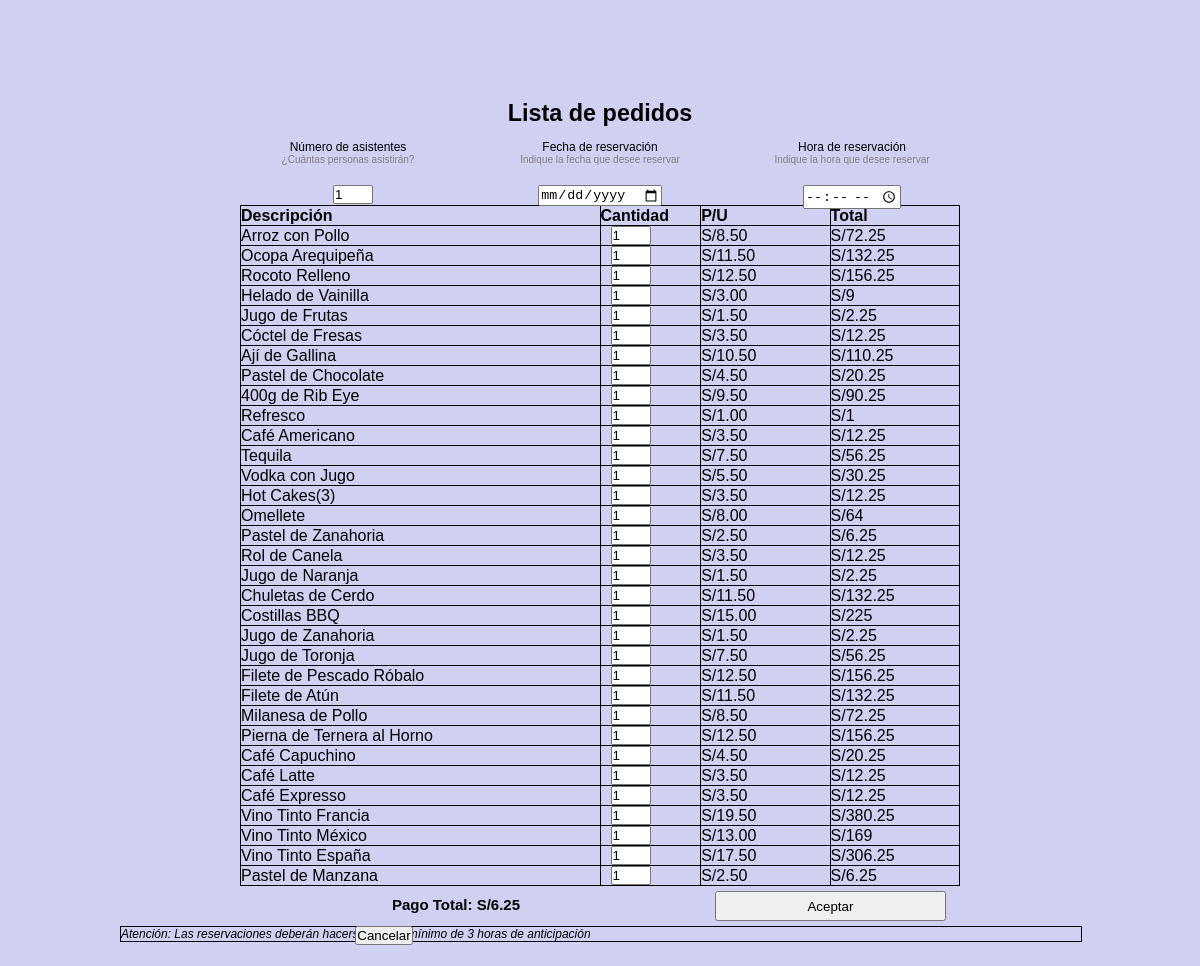
/Restaurant/lista_pedidos.php, run on the app's committed database.
### tables this page shows
CREATE TABLE productos (
	id_prod tinyint PRIMARY KEY AUTO_INCREMENT,
	nombre varchar(30) UNIQUE NOT NULL,
	disponible bit NOT NULL, 
	precio numeric(5,2) NOT NULL,
	imagen varchar(200) NOT NULL
);

### Restaurant/lista_pedidos.php (the view, shortened to what this page needs)
<?php
include('conexion.php');
?>
<html>
<head>
	<link rel="stylesheet" type="text/css" href="css/pedidos.css">
</head>
<body>
	<form method="post" action="confirmar_pedido.php">
		<div class="title">
			<h3>Lista de pedidos</h3>
		</div>
		<div id="reserva">
			<div class="r nro-personas">
				<div class="subt">
					<label>Número de asistentes</label>
					<p>¿Cuántas personas asistirán?</p>
				</div>
				<input type="number" name="nro_p" id="nro_p" min="1" max="99" maxlength="2" value="1" style="width: 40px; margin-left: 10px;" required>
			</div>
			<div class="r fecha-r">
				<div class="subt">
					<label>Fecha de reservación</label>
					<p>Indique la fecha que desee reservar</p>
				</div>
				<input type="date" name="fecha_r" id="fecha_r" min="2020-07-20" required>
			</div>
			<div class="r hora-r">
				<div class="subt">
					<label>Hora de reservación</label>
					<p>Indique la hora que desee reservar</p>
				</div>
				<input type="time" name="hora_r" id="hora_r" required>
			</div>
		</div>
		<table id="pedidos-t">
			<tr>
				<th class="descripcion">Descripción</th>
				<th class="cantidad">Cantidad</th>
				<th class="precio">P/U</th>
				<th class="total">Total</th>
			</tr>
			<?php
			$qry = "SELECT pr.nombre, pr.precio FROM productos pr;";
			$res = $db_connection->query($qry);
			while ($fila = $res->fetch_assoc()){
			?>
			<tr>
				<td class="descripcion"><?php echo $fila['nombre']; ?></td>
				<td class="cantidad"><input type="number" name="cantidad" id="cantidad" min="1" max="99" maxlength="2" value="1" style="width: 40px; margin-left: 10px;"></td>
				<td class="precio">S/<?php echo $fila['precio']; ?></td>
				<?php $total = $fila['precio'] * $fila['precio']; ?>
				<td class="total">S/<?php echo $total; ?></td>
			</tr>
			<?php
			}
			?>
		</table>
		<div id="pago-block">
			<div id="pago">
				<span>Pago Total: S/<?php echo $total; ?></span>
			</div>
			<div id="btn">
				<input type="submit" name="aceptar" id="aceptar" value="Aceptar">
			</div>
			<div id="btn">
				<button type="button" name="cancelar" id="cancelar" onclick="window.location.href='cancelar_pedido.php'">Cancelar</button>
			</div>
		</div>
	</form>
	<blockquote style="display: inline-block; float: left; width: 80%; margin-left: 10%;margin-bottom: 20px; border: 1px solid #000;">
		<p style="font: italic 12px arial; text-align: left;">Atención: Las reservaciones deberán hacerse con un mínimo de 3 horas de anticipación</p>
	</blockquote>
</body>

### Restaurant/css/pedidos.css (style rules this page uses)
* { margin: 0px; padding: 0px; }
body, header, nav, aside, figure, section, footer { display: block; font: 12px arial; text-align: center; }
body { background-color: #d0d0f2; }
form { width: 60%; margin-top: 100px; margin-left: 20%; }
.title { width: 100%; height: 40px; text-align: center; font: 20px arial; }
#reserva { display: inline-block; width: 100%; height: 65px; }
#reserva p { font: 10px arial; color: gray; }
.r { float: left; height: 100%; }
.subt { width: 100%; height: 45px; }
.nro-personas { width: 30%; }
.fecha-r { width: 40%; }
.hora-r { clear: right; width: 30%; }
#pedidos-t { border-collapse: collapse; border:1px solid #000; width: 100%; height: auto; }
#pedidos-t tr { width: 100%; height: 20px; }
#pedidos-t th { width: auto; height: 20px; text-align: left; border:1px solid #000; }
#pedidos-t td { width: auto; height: 20px; text-align: left; border:1px solid #000; }
#pedidos-t .descripcion { width: 50%; }
#pedidos-t .cantidad { width: 14%; }
#pedidos-t .precio { width: 18%; }
#pedidos-t .total { width: 18%; }
#pago-block { display: inline-block; width: 100%; height: 40px; font: bold 15px arial; }
#pago { float: left; width: 60%; height: 40px; text-align: center; }
#pago span { display: inline-block; margin-top: 10px; }
#btn { float: left; width: 40%; height: 40px; }
#aceptar { width: 80%; height: 30px; margin-left: 10%; margin-top: 5px; }

### data on the page
productos: nombre "Arroz con Pollo", precio "8.50", precio "72.25"
productos: nombre "Ocopa Arequipeña", precio "11.50", precio "132.25"
productos: nombre "Rocoto Relleno", precio "12.50", precio "156.25"
productos: nombre "Helado de Vainilla", precio "3.00", precio "9"
productos: nombre "Jugo de Frutas", precio "1.50", precio "2.25"
productos: nombre "Cóctel de Fresas", precio "3.50", precio "12.25"
productos: nombre "Ají de Gallina", precio "10.50", precio "110.25"
productos: nombre "Pastel de Chocolate", precio "4.50", precio "20.25"
productos: nombre "400g de Rib Eye", precio "9.50", precio "90.25"
productos: nombre "Refresco", precio "1.00", precio "1"
productos: nombre "Café Americano", precio "3.50", precio "12.25"
productos: nombre "Tequila", precio "7.50", precio "56.25"
productos: nombre "Vodka con Jugo", precio "5.50", precio "30.25"
productos: nombre "Hot Cakes(3)", precio "3.50", precio "12.25"
productos: nombre "Omellete", precio "8.00", precio "64"
productos: nombre "Pastel de Zanahoria", precio "2.50", precio "6.25"
productos: nombre "Rol de Canela", precio "3.50", precio "12.25"
productos: nombre "Jugo de Naranja", precio "1.50", precio "2.25"
productos: nombre "Chuletas de Cerdo", precio "11.50", precio "132.25"
productos: nombre "Costillas BBQ", precio "15.00", precio "225"
productos: nombre "Jugo de Zanahoria", precio "1.50", precio "2.25"
productos: nombre "Jugo de Toronja", precio "7.50", precio "56.25"
productos: nombre "Filete de Pescado Róbalo", precio "12.50", precio "156.25"
productos: nombre "Filete de Atún", precio "11.50", precio "132.25"
productos: nombre "Milanesa de Pollo", precio "8.50", precio "72.25"
productos: nombre "Pierna de Ternera al Horno", precio "12.50", precio "156.25"
productos: nombre "Café Capuchino", precio "4.50", precio "20.25"
productos: nombre "Café Latte", precio "3.50", precio "12.25"
productos: nombre "Café Expresso", precio "3.50", precio "12.25"
productos: nombre "Vino Tinto Francia", precio "19.50", precio "380.25"
productos: nombre "Vino Tinto México", precio "13.00", precio "169"
productos: nombre "Vino Tinto España", precio "17.50", precio "306.25"
productos: nombre "Pastel de Manzana", precio "2.50", precio "6.25"
